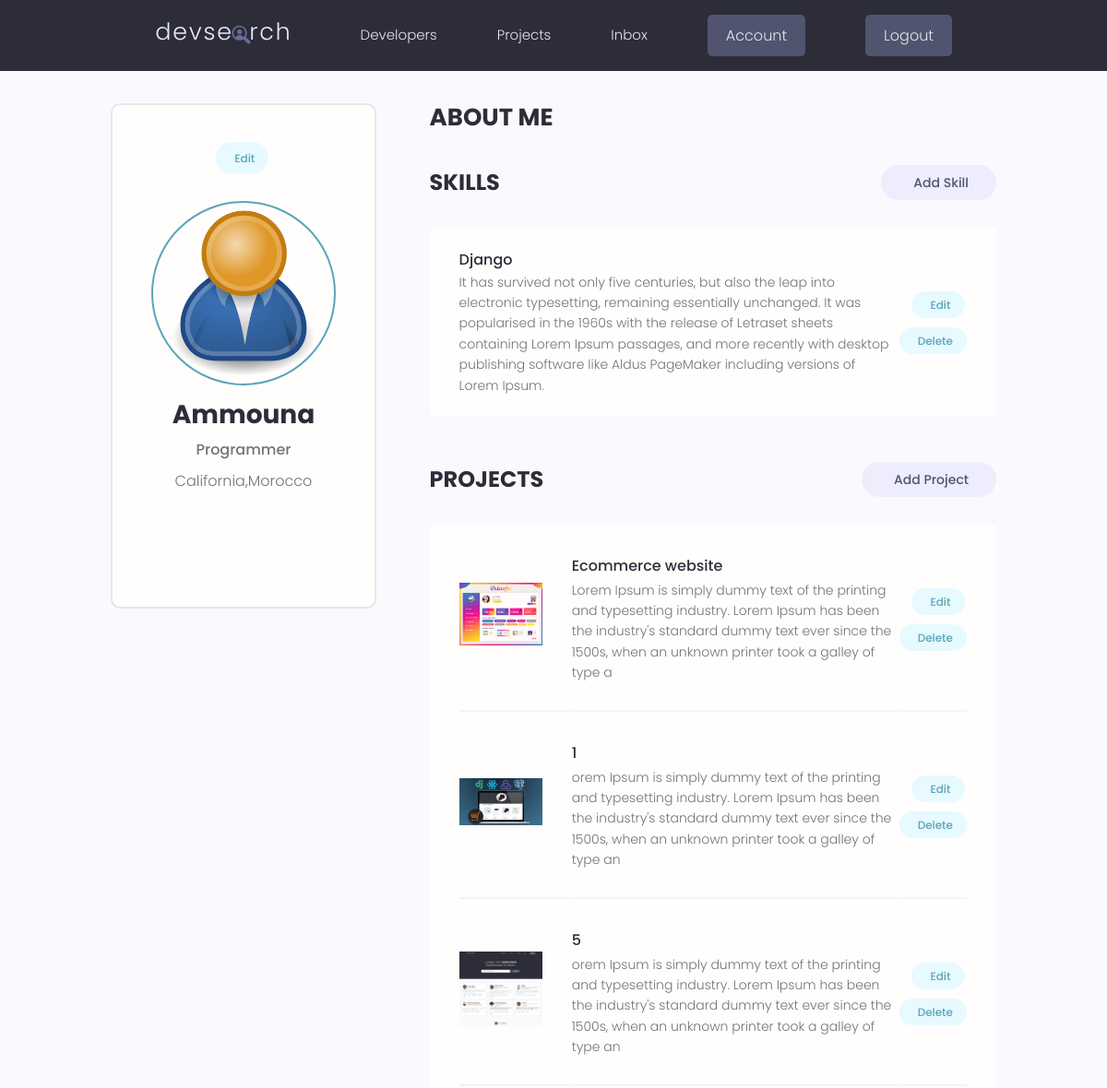
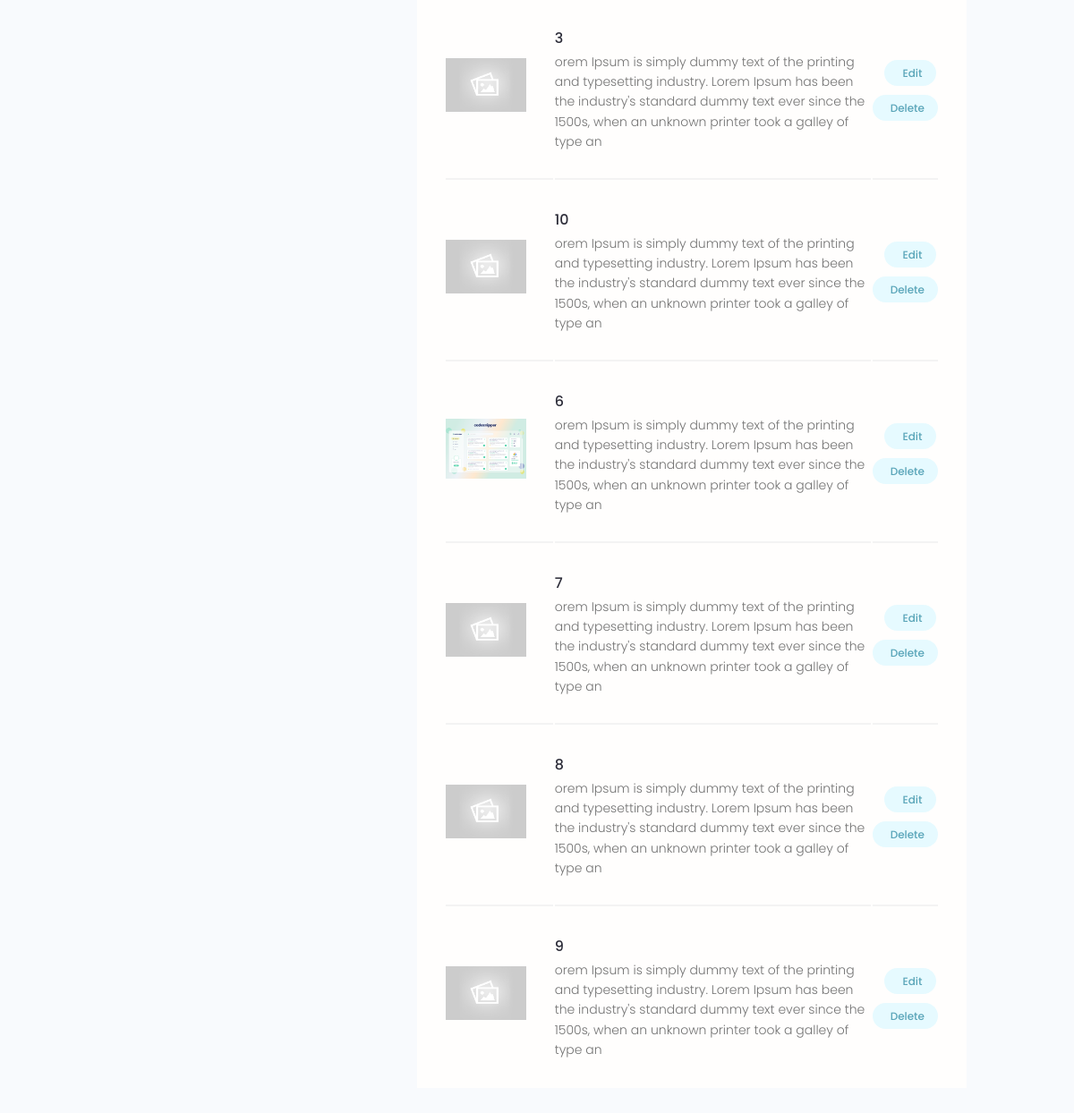
Screenshot of /account/ (signed in) with the database file from the repository (2 pictures, top to bottom).
### users/models.py (models this page shows, shortened)
class Profile(models.Model):
    user = models.OneToOneField(User, on_delete=models.CASCADE, null = True, blank=True)
    name = models.CharField(max_length=200,null = True, blank=True)
    location = models.CharField(max_length=200,null = True, blank=True)
    email = models.EmailField(max_length=500,null = True, blank=True)
    username = models.CharField(max_length=200,null = True, blank=True)
    short_intro =  models.CharField(max_length=200,null = True, blank=True)
    bio = models.TextField(null = True, blank=True)
    profile_image = models.ImageField(null = True, blank=True,upload_to='profiles/',default ='profiles/user-default.png')
    social_github = models.CharField(max_length=200,null = True, blank=True)
    social_twitter = models.CharField(max_length=200,null = True, blank=True)
    social_linkedin = models.CharField(max_length=200,null = True, blank=True)
    social_youtube = models.CharField(max_length=200,null = True, blank=True)
    social_website = models.CharField(max_length=200,null = True, blank=True)
    created =  models.DateTimeField(auto_now_add=True)
    id = models.UUIDField(default=uuid.uuid4,unique=True, primary_key=True,editable=False)
    class Meta:
        ordering = ['-created']

class Skill(models.Model):
    owner = models.ForeignKey(Profile,on_delete=models.CASCADE, null = True, blank=True)
    name = models.CharField(max_length=200,null = True, blank=True)
    description = models.TextField(null = True, blank=True)
    created =  models.DateTimeField(auto_now_add=True)
    id = models.UUIDField(default=uuid.uuid4,unique=True, primary_key=True,editable=False)

### projects/models.py (models this page shows, shortened)
class  Project(models.Model):
    owner = models.ForeignKey(Profile,null=True, blank=True,on_delete=models.SET_NULL)
    title = models.CharField(max_length=200)
    description = models.TextField(null=True, blank=True)
    featured_image =models.ImageField(null=True,blank=True,default="default.jpg")
    demo_link = models.CharField(max_length=2000, null=True,blank=True)
    source_link = models.CharField(max_length=2000, null=True,blank=True)
    tags = models.ManyToManyField('Tag', blank=True)
    vote_total = models.IntegerField(default=0,null=True,blank=True)
    vote_ratio = models.IntegerField(default=0,null=True,blank=True)
    created =  models.DateTimeField(auto_now_add=True)
    id = models.UUIDField(default=uuid.uuid4,unique=True, primary_key=True,editable=False)
    class Meta:
        ordering = ['-vote_ratio', '-vote_total','title']

### users/views.py (the view)
# urls.py: path('account/',views.userAccount,name='account-path'),
@login_required(login_url='login-path')
def userAccount(request):
    profileUser = request.user.profile
    projects = profileUser.project_set.all()
    context = {'profileUser': profileUser,'projects': projects}
    return render(request,'users/account.html',context)

### users/templates/users/account.html (shortened to what this page needs)
{% extends 'main.html' %}
{% block content %}
    <main class="settingsPage profile my-md">
      <div class="container">
        <div class="layout">
          <div class="column column--1of3">
            <div class="card text-center">
              <div class="card__body dev">
                <a class="tag tag--pill tag--main settings__btn" href="{% url 'edit-account-path' %}"> Edit</a>
                <img class="avatar avatar--xl dev__avatar" src="{{ profileUser.profile_image.url }}" />
                <h2 class="dev__name">{{profileUser.name}}</h2>
                <p class="dev__title">{{profileUser.short_intro}}</p>
                <p class="dev__location">{{profileUser.location}}</p>
                <ul class="dev__social">
                </ul>
              </div>
            </div>
          </div>
          <div class="column column--2of3">
            <div class="devInfo">
              <h3 class="devInfo__title">About Me</h3>
            </div>
            <div class="settings">
              <h3 class="settings__title">Skills</h3>
              <a class="tag tag--pill tag--sub settings__btn tag--lg" href="{% url 'create-skill-path' %}"> Add Skill</a>
            </div>
            <table class="settings__table">
                {% for skill in profileUser.skill_set.all %}
                <tr>
                <td class="settings__tableInfo">
                  <h4>{{skill.name}}</h4>
                  <p>{{skill.description}}</p>
                </td>
                <td class="settings__tableActions">
                  <a class="tag tag--pill tag--main settings__btn" href="{% url 'update-skill-path' skill.id %}"> Edit</a>
                  <a class="tag tag--pill tag--main settings__btn" href="{% url 'delete-skill-path' skill.id %}?next=/account">
                    Delete</a>
                </td>
               </tr>
                {% endfor %}
            </table>
            <div class="settings">
              <h3 class="settings__title">Projects</h3>
              <a class="tag tag--pill tag--sub settings__btn tag--lg" href="{% url 'createProject-path' %}"> Add Project</a>
            </div>
            <table class="settings__table">
              {% for project  in projects  %}
              <tr>
                <td class="settings__thumbnail">
                  <a href="{% url 'project-path' project.id %}"><img src="{{ project.featured_image.url }}" alt="Project Thumbnail" /></a>
                </td>
                <td class="settings__tableInfo">
                  <a href="{% url 'project-path' project.id %}">{{project.title}}</a>
                  <p>{{project.description|slice:"200"}}</p>
                </td>
                <td class="settings__tableActions">
                  <a class="tag tag--pill tag--main settings__btn" href="{% url 'updateProject-path' project.id %}"> Edit</a>
                  <a class="tag tag--pill tag--main settings__btn" href="{% url 'deleteProject-path' project.id %}?next=/account">Delete</a>
                </td>
              </tr>
              {% endfor %}
            </table>
          </div>
        </div>
      </div>
    </main>
{% endblock content %}

### static/styles/app.css (style rules this page uses)
:root { --color-sub: #2d2d39; }
.card { border: 2px solid var(--color-light); }
img { width: 100%; }
.profile .card > .dev { padding: 4rem; }
.dev__avatar { display: block; margin: auto; }
.dev__name { color: var(--color-sub); font-size: 2.8rem; font-weight: 700; margin-top: 1rem; margin-bottom: 0.5rem; }
.dev__title { font-size: 1.6rem; font-weight: 500; line-height: 1.3; }
.dev__location { margin-top: 1rem; }
.dev__social { margin: 3rem 0; list-style: none; display: flex; justify-content: center; gap: 1.5rem; }
.devInfo { margin-bottom: 3rem; }
.devInfo__title, .devInfo__subtitle { font-size: 2.6rem; color: var(--color-sub); text-transform: uppercase; font-weight: 700; margin-bottom: 1.5rem; }
.settingsPage .dev > .settings__btn { display: inline-block; margin-bottom: 3rem; }
.settings { display: flex; justify-content: space-between; align-items: center; }
.settings__title { font-size: 2.4rem; text-transform: uppercase; font-weight: 700; color: var(--color-sub); }
.settings__table { margin-top: 3rem; margin-bottom: 5rem; padding: 0 3rem; background: var(--color-white); }
.settings__table tr { width: 100%; }
.settings__table tr > td { padding: 2rem 0; }
.settings__table tr:not(:last-child) td { border-bottom: 2px solid var(--color-white-light); }
.settings__thumbnail { width: 23%; min-width: 10rem; }
.settings__thumbnail img { padding-right: 3rem; height: 15rem; object-fit: contain; }
.settings__tableInfo { width: 100%; }
.settings__tableInfo h4, .settings__tableInfo a { padding-right: 1rem; width: auto; font-size: 1.6rem; font-weight: 500; color: var(--color-sub); }
.settings__tableInfo p { font-size: 1.4rem; }
.settings__tableActions { text-align: right; }

### static/uikit/styles/modules/_variables.css (style rules this page uses)
:root { --color-main: #5aa5b9; --color-main-light: #e6faff; --color-sub: #3f4156; --color-sub-light: #51546e; --color-sub-lighter: #ededfd; --color-text: #737373; --color-gray: #8b8b8b; --color-light: #e5e7eb; --color-light-gray: #767676; --color-bg: #f8fafd; --color-white: #fffefd; --color-white-light: #f3f3f3; --color-success: #359e64; --color-success-bg: #def8e8; --color-error: #fc4b0b; --color-error-bg: #fff2ee; --font-base: 'Poppins', arial, helvetica, 'Segoe UI', roboto, ubuntu, sans-serif; --font-monospace: 'Fira Code', 'Courier New', courier, monospace; --font-regular: 300; --font-medium: 500; --font-bold: 700; --generic-shadow: 1px 1px 5px #00000010; --generic-transition: all 0.3s ease-in-out; }

### static/uikit/styles/modules/_base.css (style rules this page uses)
* { margin: 0; padding: 0; box-sizing: border-box; text-rendering: optimizeLegibility; color: inherit; font-size: inherit; }
html { font-size: 50%; }
@media only screen and (min-width: 480px) { html { font-size: 56.25%; } }
@media only screen and (min-width: 1200px) { html { font-size: 62.5%; } }
body { line-height: 1.6; font-weight: 400; font-size: 1.5rem; color: var(--color-text); background-color: var(--color-bg); min-height: 100vh; }

### static/uikit/styles/modules/_typography.css (style rules this page uses)
* { font-family: var(--font-base); }
h2 { font-size: 3.6rem; font-weight: var(--font-bold); }
h3 { font-size: 3.2rem; font-weight: var(--font-medium); }
h4 { font-size: 2.8rem; font-weight: var(--font-medium); }
p, span, strong { font-size: 1.6rem; color: var(--color-text); font-weight: var(--font-regular); }
a { padding-bottom: 2px; text-decoration: none; display: inline-block; color: var(--color-main); font-weight: var(--font-medium); }

### static/uikit/styles/modules/_utilities.css (style rules this page uses)
.container { width: 92%; max-width: 165rem; margin: 0 auto; box-sizing: border-box; }
@media screen and (min-width: 1000px) { .container { width: 90%; } }
@media screen and (min-width: 1200px) { .container { width: 80%; } }
.text-center { text-align: center; }
.my-md { margin: 3rem auto; }

### static/uikit/styles/modules/_avatar.css (style rules this page uses)
.avatar { border-radius: 50%; border: 2px solid var(--color-main); object-fit: cover; }
.avatar--xl { height: 20rem; width: 20rem; }

### static/uikit/styles/modules/_card.css (style rules this page uses)
.card { border-radius: 1rem; background-color: var(--color-white); border: 1.5px solid var(--color-light); width: auto; height: auto; margin-top: 0.5rem; margin-bottom: 0.5rem; overflow: hidden; }
.card__body, .card__header { padding: 2rem 2.5rem; }

### static/uikit/styles/modules/_layout.css (style rules this page uses)
.layout { display: flex; flex-flow: row wrap; justify-content: space-between; }
.layout > .column { margin-bottom: 3rem; }
.layout > .column.column--1of3 { flex-basis: 30%; }
.layout > .column.column--2of3 { flex-basis: 64%; }

### rows the page displays
Profile: profile_image (placeholder picture), name "Ammouna", short_intro "Programmer", location "California,Morocco"
Skill: name "Django", description "It has survived not only five centuries, but also the leap into electronic typesetting, remaining essentially unchanged. It was popularised in the 1960s with the release of Letraset sheets containing Lorem Ipsum passages, and more recently with desktop publishing software like Aldus PageMaker including versions of Lorem Ipsum."
Project: featured_image (picture), title "Ecommerce website", description "Lorem Ipsum is simply dummy text of the printing and typesetting industry. Lorem Ipsum has been the industry's standard dummy text ever since the 1500s, when an unknown printer took a galley of type a"
Project: featured_image (picture), title "1", description "orem Ipsum is simply dummy text of the printing and typesetting industry. Lorem Ipsum has been the industry's standard dummy text ever since the 1500s, when an unknown printer took a galley of type an"
Project: featured_image (picture), title "5", description "orem Ipsum is simply dummy text of the printing and typesetting industry. Lorem Ipsum has been the industry's standard dummy text ever since the 1500s, when an unknown printer took a galley of type an"
Project: featured_image (placeholder picture), title "3", description "orem Ipsum is simply dummy text of the printing and typesetting industry. Lorem Ipsum has been the industry's standard dummy text ever since the 1500s, when an unknown printer took a galley of type an"
Project: featured_image (placeholder picture), title "10", description "orem Ipsum is simply dummy text of the printing and typesetting industry. Lorem Ipsum has been the industry's standard dummy text ever since the 1500s, when an unknown printer took a galley of type an"
Project: featured_image (picture), title "6", description "orem Ipsum is simply dummy text of the printing and typesetting industry. Lorem Ipsum has been the industry's standard dummy text ever since the 1500s, when an unknown printer took a galley of type an"
Project: featured_image (placeholder picture), title "7", description "orem Ipsum is simply dummy text of the printing and typesetting industry. Lorem Ipsum has been the industry's standard dummy text ever since the 1500s, when an unknown printer took a galley of type an"
Project: featured_image (placeholder picture), title "8", description "orem Ipsum is simply dummy text of the printing and typesetting industry. Lorem Ipsum has been the industry's standard dummy text ever since the 1500s, when an unknown printer took a galley of type an"
Project: featured_image (placeholder picture), title "9", description "orem Ipsum is simply dummy text of the printing and typesetting industry. Lorem Ipsum has been the industry's standard dummy text ever since the 1500s, when an unknown printer took a galley of type an"
